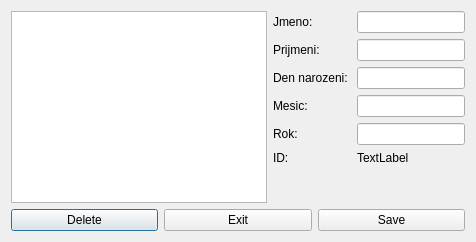
<?xml version="1.0" encoding="UTF-8"?>
<ui version="4.0">
 <class>EditPersonDialog</class>
 <widget class="QDialog" name="EditPersonDialog">
  <property name="windowTitle">
   <string>Dialog</string>
  </property>
  <layout class="QGridLayout" name="gridLayout">
   <item row="0" column="0">
    <layout class="QVBoxLayout" name="verticalLayout">
     <item>
      <layout class="QHBoxLayout" name="horizontalLayout">
       <item>
        <widget class="QListView" name="listView"/>
       </item>
       <item>
        <layout class="QFormLayout" name="formLayout">
         <item row="5" column="0">
          <widget class="QLabel" name="idLabel">
           <property name="text">
            <string>ID:</string>
           </property>
          </widget>
         </item>
         <item row="4" column="0">
          <widget class="QLabel" name="yearLabel">
           <property name="text">
            <string>Rok: </string>
           </property>
          </widget>
         </item>
         <item row="3" column="0">
          <widget class="QLabel" name="monthLabel">
           <property name="text">
            <string>Mesic: </string>
           </property>
          </widget>
         </item>
         <item row="2" column="0">
          <widget class="QLabel" name="dayLabel">
           <property name="text">
            <string>Den narozeni: </string>
           </property>
          </widget>
         </item>
         <item row="1" column="0">
          <widget class="QLabel" name="surnameLabel">
           <property name="text">
            <string>Prijmeni: </string>
           </property>
          </widget>
         </item>
         <item row="0" column="0">
          <widget class="QLabel" name="nameLabel">
           <property name="text">
            <string>Jmeno: </string>
           </property>
          </widget>
         </item>
         <item row="5" column="1">
          <widget class="QLabel" name="idDisplayLabel">
           <property name="text">
            <string>TextLabel</string>
           </property>
          </widget>
         </item>
         <item row="0" column="1">
          <widget class="QLineEdit" name="nameEdit"/>
         </item>
         <item row="1" column="1">
          <widget class="QLineEdit" name="surnameEdit"/>
         </item>
         <item row="2" column="1">
          <widget class="QLineEdit" name="dayEdit"/>
         </item>
         <item row="3" column="1">
          <widget class="QLineEdit" name="monthEdit"/>
         </item>
         <item row="4" column="1">
          <widget class="QLineEdit" name="yearEdit"/>
         </item>
        </layout>
       </item>
      </layout>
     </item>
     <item>
      <layout class="QHBoxLayout" name="horizontalLayout_2">
       <item>
        <widget class="QPushButton" name="deleteButton">
         <property name="text">
          <string>Delete</string>
         </property>
        </widget>
       </item>
       <item>
        <widget class="QPushButton" name="exitButton">
         <property name="text">
          <string>Exit</string>
         </property>
        </widget>
       </item>
       <item>
        <widget class="QPushButton" name="saveButton">
         <property name="text">
          <string>Save</string>
         </property>
        </widget>
       </item>
      </layout>
     </item>
    </layout>
   </item>
  </layout>
 </widget>
 <tabstops>
  <tabstop>nameEdit</tabstop>
  <tabstop>surnameEdit</tabstop>
  <tabstop>dayEdit</tabstop>
  <tabstop>monthEdit</tabstop>
  <tabstop>yearEdit</tabstop>
  <tabstop>listView</tabstop>
  <tabstop>deleteButton</tabstop>
  <tabstop>exitButton</tabstop>
  <tabstop>saveButton</tabstop>
 </tabstops>
 <resources/>
 <connections/>
</ui>
